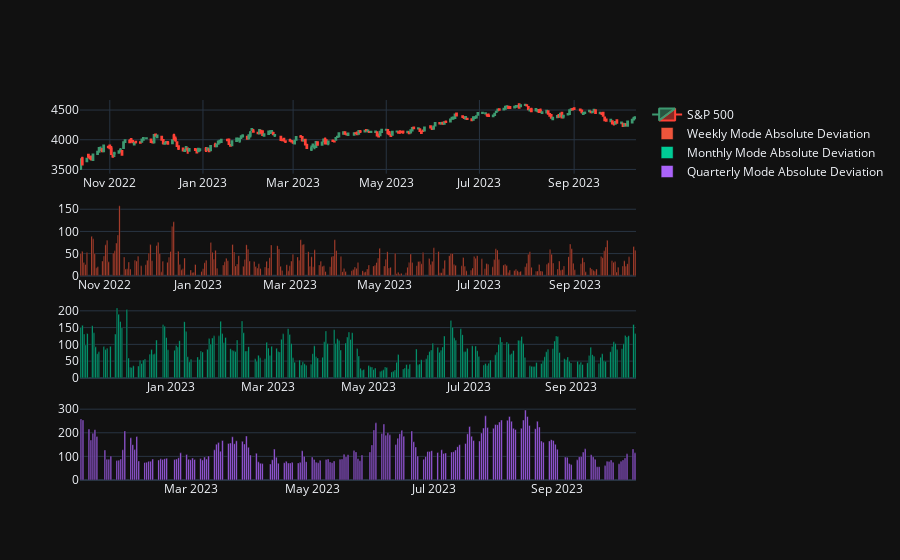

The notebook cell this image was saved under:
### Markdown cell above
### Mode absolute deviation
Similar to the mean absolute deviation but instead of comparing how much the prices deviate from the mean, it compares how much the prices deviate from the mode (most occurring value).

This also helps to determine market volatility.

### Code cell
weekly_mode_absolute_deviation = bulk_basic_indicators.mode_absolute_deviation(data['Typical Price'], 5)
monthly_mode_absolute_deviation = bulk_basic_indicators.mode_absolute_deviation(data['Typical Price'], 20)
quarterly_mode_absolute_deviation = bulk_basic_indicators.mode_absolute_deviation(data['Typical Price'], 60)

# print(weekly_mode_absolute_deviation)

weekly_mode_absolute_deviation.append(single_basic_indicator.mode_absolute_deviation(data['Typical Price'][-4:].tolist()+[latest_typical_price]))
monthly_mode_absolute_deviation.append(single_basic_indicator.mode_absolute_deviation(data['Typical Price'][-19:].tolist()+[latest_typical_price]))
quarterly_mode_absolute_deviation.append(single_basic_indicator.mode_absolute_deviation(data['Typical Price'][-59:].tolist()+[latest_typical_price]))

# TODO: Should be chart agaisnt the mode
fig_mead = make_subplots(
    rows=4,
    cols=1,
    specs=[[{"type": "candlestick"}], [{"type": "bar"}], [{"type": "bar"}], [{"type": "bar"}]]
)
fig_mead.add_trace(
    go.Candlestick(
        x=data.index,
        open=data['Open'],
        low=data['Low'],
        high=data['High'],
        close=data['Close'],
        name='S&P 500'
    ),
    row=1, col=1
)
fig_mead.add_trace(
    go.Bar(
        x=data.index[-len(weekly_mode_absolute_deviation)-1:],
        y=weekly_mode_absolute_deviation,
        name='Weekly Mode Absolute Deviation'
    ),
    row=2, col=1
)
fig_mead.add_trace(
    go.Bar(
        x=data.index[-len(monthly_mode_absolute_deviation)-1:],
        y=monthly_mode_absolute_deviation,
        name='Monthly Mode Absolute Deviation'
    ),
    row=3, col=1
)
fig_mead.add_trace(
    go.Bar(
        x=data.index[-len(quarterly_mode_absolute_deviation)-1:],
        y=quarterly_mode_absolute_deviation,
        name='Quarterly Mode Absolute Deviation'
    ),
    row=4, col=1
)
fig_mead.update_layout(xaxis_rangeslider_visible=False)
fig_mead.show()

### Figure 1 — Plotly figure (JSON) as saved in the notebook; plotly's stock layout.template omitted (floating-point values rounded to 4 significant figures; data arrays with more than 128 entries replaced by an {"elided": "..."} marker saying what was removed)
{"data": [{"close": {"elided": "250 float values"}, "high": {"elided": "250 float values"}, "low": {"elided": "250 float values"}, "name": "S&P 500", "open": {"elided": "250 float values"}, "x": {"elided": "250 str values"}, "type": "candlestick", "xaxis": "x", "yaxis": "y"}, {"name": "Weekly Mode Absolute Deviation", "x": {"elided": "248 str values"}, "y": {"elided": "247 float values"}, "type": "bar", "xaxis": "x2", "yaxis": "y2"}, {"name": "Monthly Mode Absolute Deviation", "x": {"elided": "233 str values"}, "y": {"elided": "232 float values"}, "type": "bar", "xaxis": "x3", "yaxis": "y3"}, {"name": "Quarterly Mode Absolute Deviation", "x": {"elided": "193 str values"}, "y": {"elided": "192 float values"}, "type": "bar", "xaxis": "x4", "yaxis": "y4"}], "layout": {"xaxis": {"anchor": "y", "domain": [0.0, 1.0], "rangeslider": {"visible": false}}, "yaxis": {"anchor": "x", "domain": [0.8063, 1.0]}, "xaxis2": {"anchor": "y2", "domain": [0.0, 1.0]}, "yaxis2": {"anchor": "x2", "domain": [0.5375, 0.7312]}, "xaxis3": {"anchor": "y3", "domain": [0.0, 1.0]}, "yaxis3": {"anchor": "x3", "domain": [0.2687, 0.4625]}, "xaxis4": {"anchor": "y4", "domain": [0.0, 1.0]}, "yaxis4": {"anchor": "x4", "domain": [0.0, 0.1938]}}}
